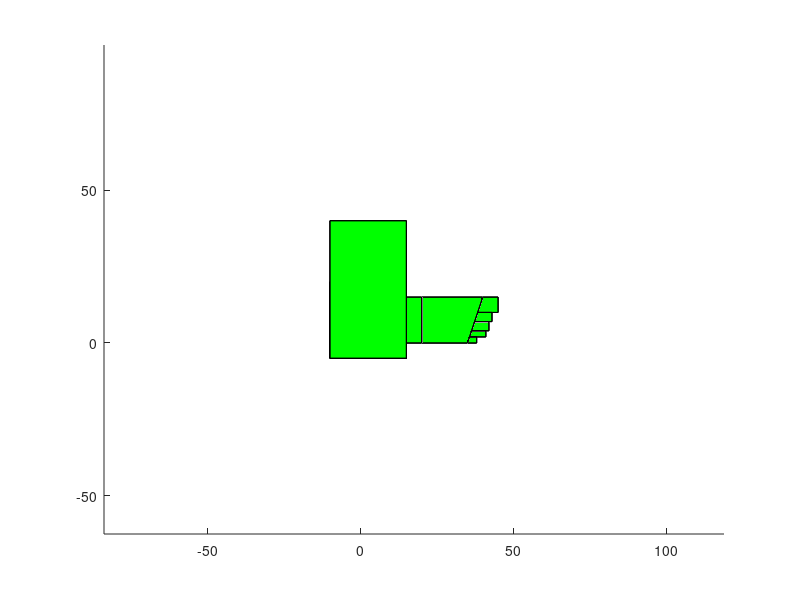

Recreate this plot in MATLAB.

%V1=[0,0,0];
%V2=[10,0,0];
%V3=[10,10,0];
%V4=[0,10,0];
%V5=[0,0,10];
%V6=[10,0,10];
%V7=[10,10,10];
%V8=[0,10,10];

%V=[V1;V2;V3;V4;V5;V6;V7;V8];
F=[1,2,3,4;5,6,7,8;5,6,2,1;8,7,3,4;6,7,3,2;5,8,4,1];
C=[1,0,0;0,1,0;0,0,1;1,1,0;1,0,1;0,1,1];
%patch('Faces',F,'Vertices',V,'FaceVertexCData',C,'FaceColor','flat');

pieDTalon=[0,0,0;20,0,0;20,15,0;0,15,0;0,0,10;20,0,10;20,15,10;0,15,10];
patch('Faces',F,'Vertices',pieDTalon,'FaceVertexCData',C,'FaceColor','flat');
axis equal

pieDPunta=[20,0,0;35,0,0;40,15,0;20,15,0;20,0,10;35,0,5;40,15,5;20,15,10];
patch('Faces',F,'Vertices',pieDPunta,'FaceVertexCData',C,'FaceColor','flat');
axis equal

DeoGordo=[35,10,0;45,10,0;45,15,0;40,15,0;35,10,5;45,10,5;45,15,5;40,15,5];
patch('Faces',F,'Vertices',DeoGordo,'FaceVertexCData',C,'FaceColor','flat');
axis equal

DeoIndice=[35,7,0;43,7,0;43,10,0;35,10,0;35,7,5;43,7,5;43,10,5;35,10,5];
patch('Faces',F,'Vertices',DeoIndice,'FaceVertexCData',C,'FaceColor','flat');
axis equal

DeoCorazon=[35,4,0;42,4,0;42,7,0;35,7,0;35,4,5;42,4,5;42,7,5;35,7,5];
patch('Faces',F,'Vertices',DeoCorazon,'FaceVertexCData',C,'FaceColor','flat');
axis equal

DeoAnular=[35,2,0;41,2,0;41,4,0;35,4,0;35,2,5;41,2,5;41,4,5;35,4,5];
patch('Faces',F,'Vertices',DeoAnular,'FaceVertexCData',C,'FaceColor','flat');
axis equal

DeoMenique=[35,0,0;38,0,0;38,2,0;35,2,0;35,0,5;38,0,5;38,2,5;35,2,5];
patch('Faces',F,'Vertices',DeoMenique,'FaceVertexCData',C,'FaceColor','flat');
axis equal

Pierna1=[5,0,10;15,0,10;15,15,10;5,15,10;5,0,70;15,0,70;15,15,70;5,15,70];
patch('Faces',F,'Vertices',Pierna1,'FaceVertexCData',C,'FaceColor','flat');
axis equal


Pierna2=[0,0,10;5,0,10;5,15,10;0,15,10;-5,0,45;5,0,45;5,15,45;-5,15,45];
patch('Faces',F,'Vertices',Pierna2,'FaceVertexCData',C,'FaceColor','flat');
axis equal

Pierna3=[-5,0,45;5,0,45;5,15,45;-5,15,45;0,0,70;5,0,70;5,15,70;0,15,70];
patch('Faces',F,'Vertices',Pierna3,'FaceVertexCData',C,'FaceColor','flat');
axis equal

PiernaSuperior1=[0,0,70;15,0,70;15,15,70;0,15,70;-10,-5,120;15,-5,120;15,20,120;-10,20,120];
patch('Faces',F,'Vertices',PiernaSuperior1,'FaceVertexCData',C,'FaceColor','flat');
axis equal

PiernaSuperior2=[-10,-5,120;15,-5,120;15,20,120;-10,20,120;-10,-5,140;15,-5,140;15,20,140;-10,20,140];
patch('Faces',F,'Vertices',PiernaSuperior2,'FaceVertexCData',C,'FaceColor','flat');
axis equal

%Parte de cadera no me acaba de convencer
Cadera=[-10,-5,140;15,-5,140;15,40,140;-10,40,140;-10,-5,160;15,-5,160;15,40,160;-10,40,160];
patch('Faces',F,'Vertices',Cadera,'FaceVertexCData',C,'FaceColor','flat');
axis equal